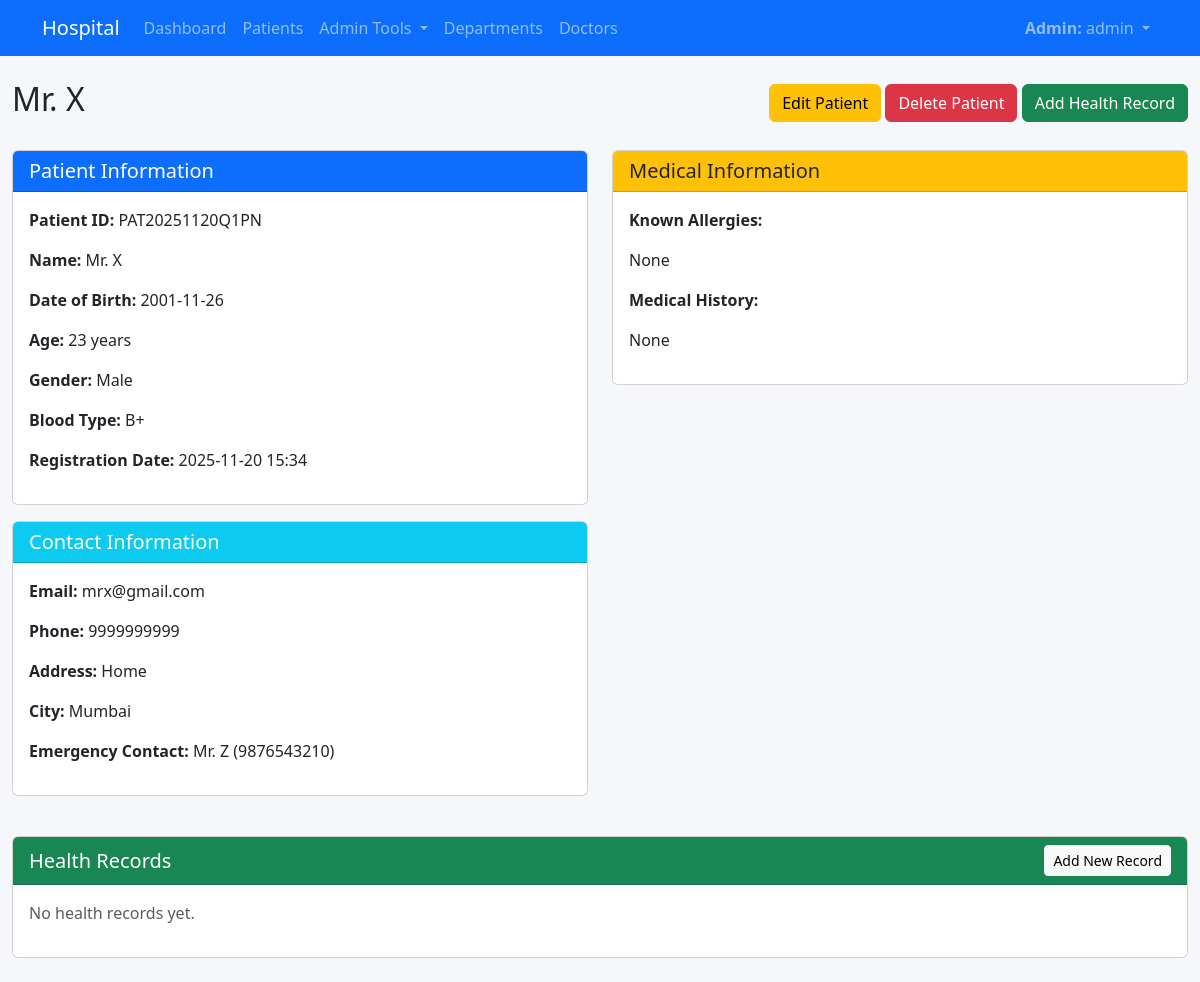
/patients/1/ (signed in), run on the app's committed database.
### core/models.py (models this page shows, shortened)
class User(AbstractUser):
    class Roles(models.TextChoices):
        SUPERADMIN = 'superadmin', 'Super Admin'
        ADMIN = 'admin', 'Admin'
        DOCTOR = 'doctor', 'Doctor'
        PATIENT = 'patient', 'Patient'
        ANALYST = 'analyst', 'Analyst'
    role = models.CharField(
        max_length=20,
        choices=Roles.choices,
        default=Roles.PATIENT,
        help_text="Controls provisioning, profiles, and access policies.",
    )
    objects = UserManager()
    @property
    def is_patient(self) -> bool:
        return self.role == self.Roles.PATIENT
    class Meta:
        ordering = ['username']

class Patient(models.Model):
    GENDER_CHOICES = [
        ('M', 'Male'),
        ('F', 'Female'),
        ('O', 'Other'),
        ('P', 'Prefer not to say'),
    ]
    BLOOD_TYPE_CHOICES = [
        ('A+', 'A+'),
        ('A-', 'A-'),
        ('B+', 'B+'),
        ('B-', 'B-'),
        ('AB+', 'AB+'),
        ('AB-', 'AB-'),
        ('O+', 'O+'),
        ('O-', 'O-'),
    ]
    user = models.OneToOneField(
        settings.AUTH_USER_MODEL,
        on_delete=models.CASCADE,
        null=True,
        blank=True,
        related_name='patient_profile',
        help_text="Link to user account for login",
    )
    patient_id = models.CharField(max_length=20, unique=True, help_text="Unique patient identifier")
    first_name = models.CharField(max_length=100)
    last_name = models.CharField(max_length=100)
    date_of_birth = models.DateField()
    gender = models.CharField(max_length=1, choices=GENDER_CHOICES)
    email = models.EmailField()
    PHONE_COUNTRY_CHOICES = [
        ('+91', '+91 (India)'),
        ('+1', '+1 (USA / Canada)'),
        ('+44', '+44 (United Kingdom)'),
        ('+61', '+61 (Australia)'),
        ('+971', '+971 (UAE)'),
    ]
    phone_country_code = models.CharField(
        max_length=5,
        choices=PHONE_COUNTRY_CHOICES,
        default='+91',
        help_text="International dialing code, e.g., +91",
    )
    phone = models.CharField(
        max_length=15,
        validators=[RegexValidator(r'^\d{7,15}$', 'Enter digits only (7-15 characters).')],
    )
    address = models.TextField(blank=True)
    city = models.CharField(max_length=120, blank=True)
    emergency_contact_name = models.CharField(max_length=160, blank=True)
    emergency_contact_phone = models.CharField(max_length=20, blank=True)
    blood_type = models.CharField(max_length=3, choices=BLOOD_TYPE_CHOICES, blank=True)
    known_allergies = models.TextField(blank=True, help_text="List any known allergies")
    medical_history = models.TextField(blank=True, help_text="Previous medical conditions and surgeries")
    aadhar_number = models.CharField(
        max_length=12,
        unique=True,
        null=True,
        blank=True,
        validators=[RegexValidator(r'^\d{12}$', 'Enter a valid 12-digit Aadhar number.')],
        help_text="12-digit national identifier (Aadhar).",
    )
    registration_date = models.DateTimeField(auto_now_add=True)
    class Meta:
        ordering = ['-registration_date']
        indexes = [
            models.Index(fields=['patient_id']),
            models.Index(fields=['last_name', 'first_name']),
        ]
    @property
    def full_name(self):
        return f"{self.first_name} {self.last_name}"
    @property
    def age(self):
        today = timezone.now().date()
        return today.year - self.date_of_birth.year - ((today.month, today.day) < (self.date_of_birth.month, self.date_of_birth.day))

### core/views.py (the view, shortened to what this page needs)
# urls.py: path('patients/<int:pk>/', views.patient_detail, name='patient_detail'),
@login_required
def patient_detail(request, pk):
    patient = get_object_or_404(Patient, pk=pk)
    if request.user.is_staff:
        pass
    elif getattr(request.user, 'is_doctor', False):
        doctor = get_logged_in_doctor(request.user)
        if not doctor or not doctor_can_view_patient(doctor, patient):
            messages.error(request, 'You do not have permission to view this patient record.')
            return redirect('home')
    health_records = patient.health_records.all()[:10]  # Latest 10 records
    return render(request, 'patient_detail.html', {
        'patient': patient,
        'health_records': health_records,
    })

### templates/patient_detail.html (shortened to what this page needs)
{% extends 'base.html' %}
{% block content %}
<div class="d-flex justify-content-between align-items-center mb-4">
  <h2>{{ patient.full_name }}</h2>
  <div>
    {% if user.is_staff %}
      <a href="{% url 'patient_update' patient.pk %}" class="btn btn-warning">Edit Patient</a>
      <a href="{% url 'patient_delete' patient.pk %}" class="btn btn-danger">Delete Patient</a>
      <a href="{% url 'health_record_create_for_patient' patient.pk %}" class="btn btn-success">Add Health Record</a>
    {% elif user.is_patient and patient.pk == user.patient_profile.pk %}
      <a href="{% url 'patient_update' patient.pk %}" class="btn btn-warning me-2">Edit My Information</a>
      <a href="{% url 'patient_self_delete' %}" class="btn btn-outline-danger">Delete My Account</a>
    {% endif %}
  </div>
</div>
<div class="row">
  <div class="col-md-6">
    <div class="card mb-3">
      <div class="card-header bg-primary text-white">
        <h5 class="mb-0">Patient Information</h5>
      </div>
      <div class="card-body">
        <p><strong>Patient ID:</strong> {{ patient.patient_id }}</p>
        <p><strong>Name:</strong> {{ patient.full_name }}</p>
        <p><strong>Date of Birth:</strong> {{ patient.date_of_birth|date:"Y-m-d" }}</p>
        <p><strong>Age:</strong> {{ patient.age }} years</p>
        <p><strong>Gender:</strong> {{ patient.get_gender_display }}</p>
        <p><strong>Blood Type:</strong> {{ patient.blood_type|default:"Not specified" }}</p>
        <p><strong>Registration Date:</strong> {{ patient.registration_date|date:"Y-m-d H:i" }}</p>
      </div>
    </div>
    <div class="card mb-3">
      <div class="card-header bg-info text-white">
        <h5 class="mb-0">Contact Information</h5>
      </div>
      <div class="card-body">
        <p><strong>Email:</strong> {{ patient.email }}</p>
        <p><strong>Phone:</strong> {{ patient.phone }}</p>
        {% if patient.address %}
          <p><strong>Address:</strong> {{ patient.address }}</p>
        {% endif %}
        {% if patient.city %}
          <p><strong>City:</strong> {{ patient.city }}</p>
        {% endif %}
        {% if patient.emergency_contact_name %}
          <p><strong>Emergency Contact:</strong> {{ patient.emergency_contact_name }} ({{ patient.emergency_contact_phone }})</p>
        {% endif %}
      </div>
    </div>
  </div>
  <div class="col-md-6">
    <div class="card mb-3">
      <div class="card-header bg-warning text-dark">
        <h5 class="mb-0">Medical Information</h5>
      </div>
      <div class="card-body">
        {% if patient.known_allergies %}
          <p><strong>Known Allergies:</strong><br>{{ patient.known_allergies|linebreaks }}</p>
        {% else %}
          <p><strong>Known Allergies:</strong> None recorded</p>
        {% endif %}
        {% if patient.medical_history %}
          <p><strong>Medical History:</strong><br>{{ patient.medical_history|linebreaks }}</p>
        {% else %}
          <p><strong>Medical History:</strong> None recorded</p>
        {% endif %}
      </div>
    </div>
  </div>
</div>
<div class="row mt-4">
  <div class="col-md-12">
    <div class="card">
      <div class="card-header bg-success text-white d-flex justify-content-between align-items-center">
        <h5 class="mb-0">Health Records</h5>
        {% if user.is_staff %}
          <a href="{% url 'health_record_create_for_patient' patient.pk %}" class="btn btn-light btn-sm">Add New Record</a>
        {% endif %}
      </div>
      <div class="card-body">
        {% if health_records %}
          <div class="table-responsive">
            <table class="table table-sm">
              <thead>
                <tr>
                  <th>Date</th>
                  <th>Doctor</th>
                  <th>Department</th>
                  <th>Diagnosis</th>
                  <th>Visit Type</th>
                  <th>Vital Signs</th>
                  <th>Actions</th>
                </tr>
              </thead>
              <tbody>
                {% for record in health_records %}
                <tr>
                  <td>{{ record.record_date|date:"Y-m-d H:i" }}</td>
                  <td>{{ record.doctor.full_name }}</td>
                  <td>{{ record.department.name }}</td>
                  <td>{{ record.diagnosis|default:"—" }}</td>
                  <td>{{ record.visit_type|default:"—" }}</td>
                  <td>
                    {% if record.systolic_bp and record.diastolic_bp %}
                      BP: {{ record.systolic_bp }}/{{ record.diastolic_bp }}
                    {% endif %}
                    {% if record.heart_rate %}
                      HR: {{ record.heart_rate }}
                    {% endif %}
                    {% if record.bmi %}
                      BMI: {{ record.bmi|floatformat:1 }}
                    {% endif %}
                  </td>
                  <td><a href="{% url 'health_record_detail' record.pk %}" class="btn btn-sm btn-info">View</a></td>
                </tr>
                {% endfor %}
              </tbody>
            </table>
          </div>
        {% else %}
          <p class="text-muted">No health records yet.</p>
        {% endif %}
      </div>
    </div>
  </div>
</div>
{% endblock %}

### templates/base.html (shortened to what this page needs)
{% load static %}
<!DOCTYPE html>
<html lang="en">
<head>
    <link href="https://cdn.jsdelivr.net/npm/bootstrap@5.3.3/dist/css/bootstrap.min.css" rel="stylesheet">
    <link rel="stylesheet" href="{% static 'css/site.css' %}">
</head>
<body>
<nav class="navbar navbar-expand-lg navbar-dark bg-primary">
  <div class="container">
    <a class="navbar-brand" href="/">Hospital</a>
    <div class="collapse navbar-collapse" id="navbarsExample">
      <ul class="navbar-nav me-auto mb-2 mb-lg-0">
        {% if user.is_authenticated %}
          {% if user.is_staff %}
            <li class="nav-item"><a class="nav-link" href="{% url 'dashboard' %}">Dashboard</a></li>
            <li class="nav-item"><a class="nav-link" href="{% url 'patient_list' %}">Patients</a></li>
            <li class="nav-item dropdown">
              <a class="nav-link dropdown-toggle" href="#" id="adminToolsDropdown" role="button" data-bs-toggle="dropdown" aria-expanded="false">
                Admin Tools
              </a>
            </li>
          {% elif user.is_doctor %}
            <li class="nav-item"><a class="nav-link" href="{% url 'doctor_patients' %}">My Patients</a></li>
          {% else %}
            {% if user.is_patient %}
              <li class="nav-item"><a class="nav-link" href="{% url 'patient_detail' user.patient_profile.pk %}">My Profile</a></li>
            {% endif %}
          {% endif %}
          <li class="nav-item"><a class="nav-link" href="{% url 'departments' %}">Departments</a></li>
          <li class="nav-item"><a class="nav-link" href="{% url 'doctors' %}">Doctors</a></li>
        {% endif %}
      </ul>
      <ul class="navbar-nav">
        {% if user.is_authenticated %}
          <li class="nav-item dropdown">
            <a class="nav-link dropdown-toggle" href="#" id="navbarDropdown" role="button" data-bs-toggle="dropdown" aria-expanded="false">
              {% if user.is_staff %}
                <strong>Admin:</strong> {{ user.username }}
              {% elif user.is_doctor %}
                <strong>Doctor:</strong> {{ user.username }}
              {% else %}
                {% if user.is_patient %}
                  <strong>Patient:</strong> {{ user.patient_profile.full_name }}
                {% else %}
                  {{ user.username }}
                {% endif %}
              {% endif %}
            </a>
          </li>
        {% else %}
          <li class="nav-item"><a class="nav-link" href="{% url 'login' %}">Login</a></li>
          <li class="nav-item"><a class="nav-link" href="{% url 'patient_signup' %}">Sign Up</a></li>
        {% endif %}
      </ul>
    </div>
  </div>
  </nav>
  <main class="container py-4">
    {% block content %}{% endblock %}
  </main>
</body>
</html>

### static/css/site.css (style rules this page uses)
body { background-color: #f5f7fb; min-height: 100vh; font-family: "Segoe UI", Tahoma, Geneva, Verdana, sans-serif; }
main.container { max-width: 1280px; }

### data on the page
User: username "admin"
Patient: full_name "Mr. X", patient_id "PAT20251120Q1PN", date_of_birth "2001-11-26", age "23", gender "Male", blood_type "B+", registration_date "2025-11-20 15:34", email "mrx@gmail.com", phone "9999999999", address "Home", city "Mumbai", emergency_contact_name "Mr. Z", emergency_contact_phone "9876543210", known_allergies "None", medical_history "None"
